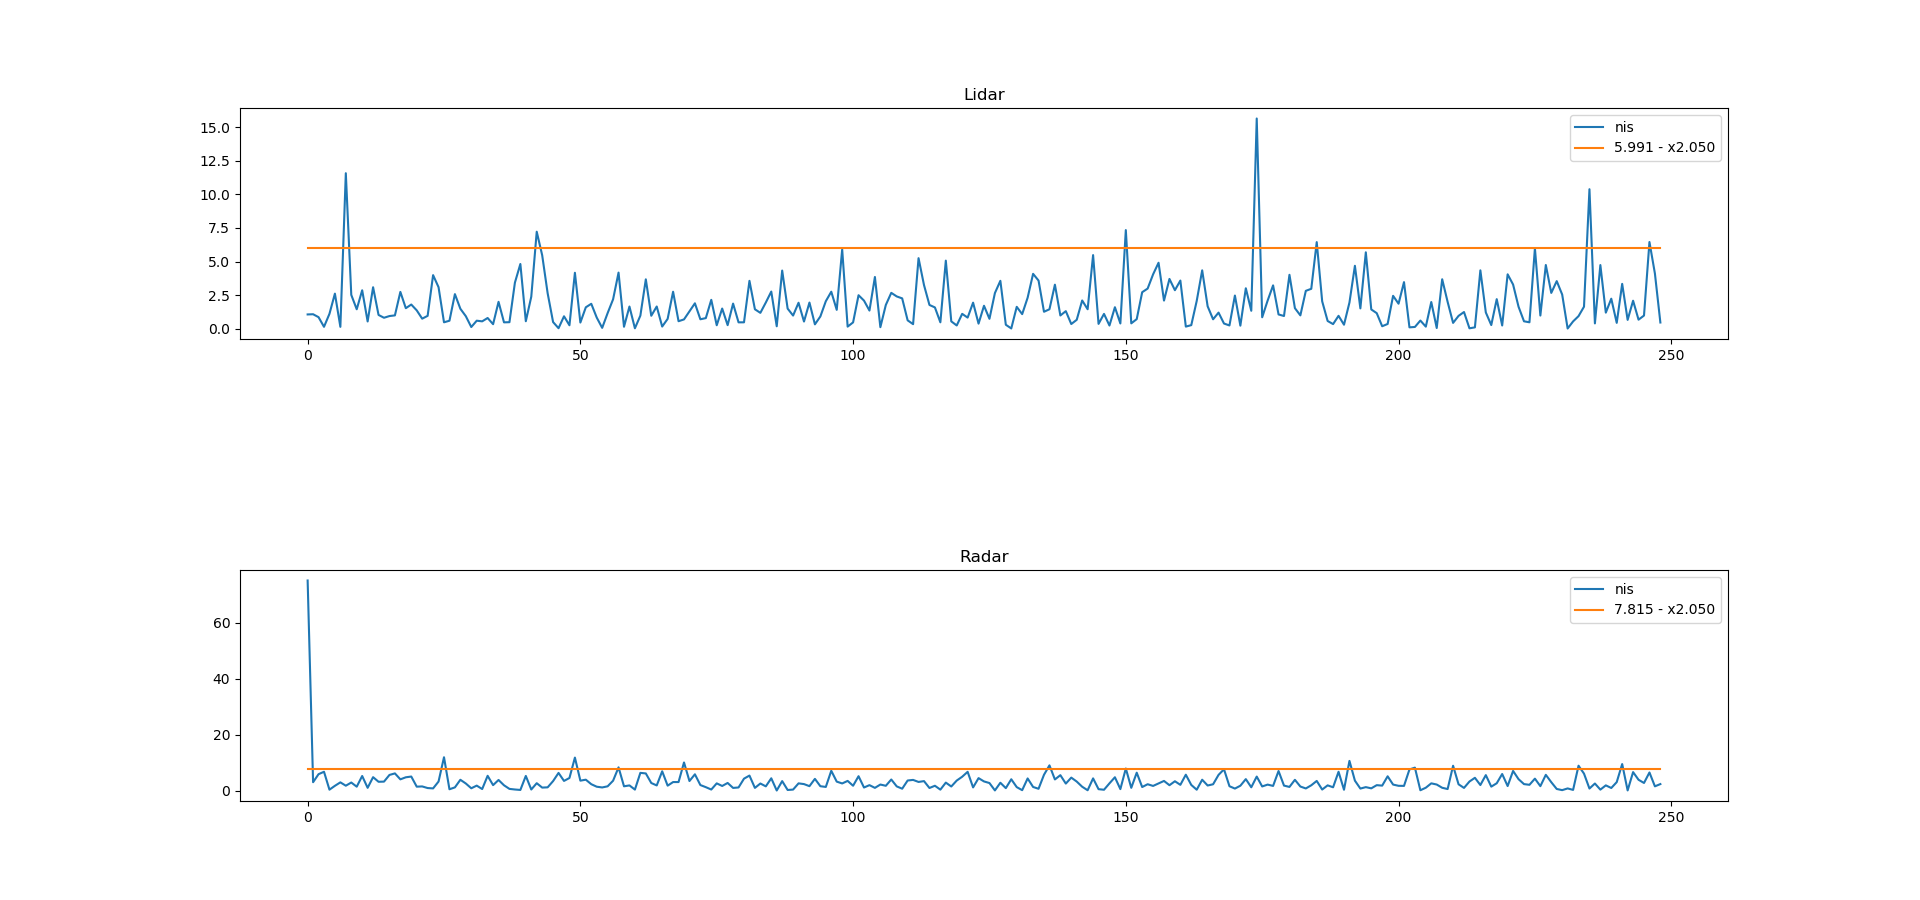

This chart was generated by the following Python code:
#!/usr/bin/python3

import matplotlib.pyplot as plt
import numpy as np

def plot_data():
    fig, axs = plt.subplots(2, 1)
    fig.subplots_adjust(hspace=1)

    y = np.loadtxt('../build/lidar.csv', delimiter=',', unpack=True)
    x = [5.991] * len(y)
    axs[0].plot(y, label="nis")
    axs[0].plot(x, label="5.991 - x2.050")
    axs[0].set_title('Lidar')
    axs[0].legend()

    y = np.loadtxt('../build/radar.csv', delimiter=',', unpack=True)
    x = [7.815] * len(y)
    axs[1].plot(y, label="nis")
    axs[1].plot(x, label="7.815 - x2.050")
    axs[1].set_title('Radar')
    axs[1].legend()

    plt.show()

if __name__ == "__main__":
    plot_data()
